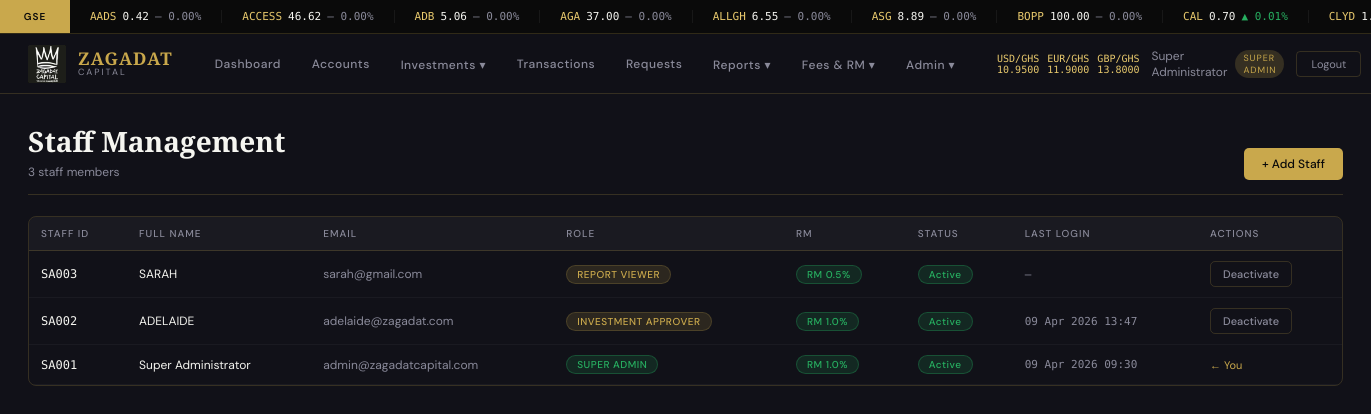
The page /admin/users (signed in) on the database as committed earlier.
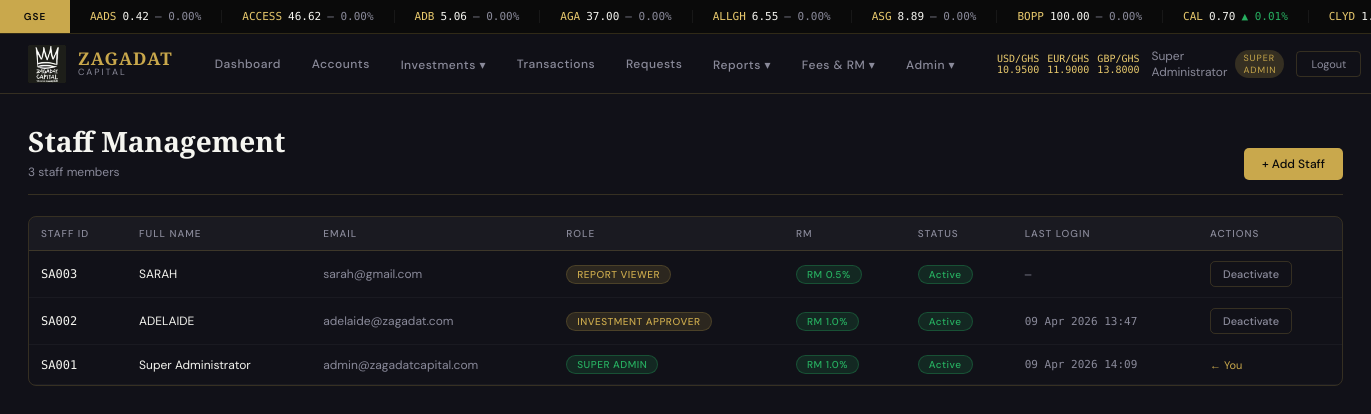
The same page on the database as committed later.
### models.py (models this page shows, shortened)
class AdminUser(UserMixin, db.Model):
    __tablename__ = 'admin_users'
    id            = db.Column(db.Integer, primary_key=True)
    staff_id      = db.Column(db.String(20), unique=True, nullable=False)
    full_name     = db.Column(db.String(120), nullable=False)
    email         = db.Column(db.String(120), unique=True, nullable=False)
    password_hash = db.Column(db.String(256), nullable=False)
    role          = db.Column(db.String(40), nullable=False, default='REPORT_VIEWER')
    is_active     = db.Column(db.Boolean, default=True)
    created_at    = db.Column(db.DateTime, default=datetime.utcnow)
    created_by    = db.Column(db.Integer, nullable=True)
    last_login    = db.Column(db.DateTime, nullable=True)
    is_rm         = db.Column(db.Boolean, default=False)
    rm_commission_rate = db.Column(db.Float, default=1.0)
    def has_permission(self, p):
        return ADMIN_ROLES.get(self.role, {}).get('level', 0) >= PERMISSION_MAP.get(p, 100)
    @property
    def is_super_admin(self): return self.role == 'SUPER_ADMIN'

### routes/admin.py (the view)
@admin_bp.route('/users')
@permission_required('manage_all')
def admin_users():
    users = AdminUser.query.order_by(AdminUser.created_at.desc()).all()
    return render_template('admin/admin_users.html', users=users, roles=ADMIN_ROLES)

### models.py (called while the page is built)
@login_manager.user_loader
def load_user(user_id):
    uid = str(user_id)
    if uid.startswith('admin_'):
        return AdminUser.query.get(int(uid.split('_')[1]))
    return ClientUser.query.get(int(uid))

### routes/admin.py (called while the page is built)
def permission_required(permission):
    def decorator(f):
        from functools import wraps
        @wraps(f)
        def decorated(*args, **kwargs):
            if not current_user.is_authenticated or session.get('user_type') != 'admin':
                return redirect(url_for('auth.login'))
            if not current_user.has_permission(permission):
                flash('Insufficient permissions.', 'error')
                return redirect(url_for('admin.dashboard'))
            return f(*args, **kwargs)
        return decorated
    return decorator

### templates/admin/admin_users.html (shortened to what this page needs)
{% extends 'base.html' %}
{% block content %}
<div class="page-content">
  <div class="page-header">
    <div><h1>Staff Management</h1><p>{{ users|length }} staff members</p></div>
    <a href="{{ url_for('admin.new_admin_user') }}" class="btn btn-primary">+ Add Staff</a>
  </div>
  <div class="table-wrap">
    <table class="data-table">
      <thead>
        <tr><th>Staff ID</th><th>Full Name</th><th>Email</th><th>Role</th><th>RM</th><th>Status</th><th>Last Login</th><th>Actions</th></tr>
      </thead>
      <tbody>
        {% for u in users %}
        <tr>
          <td class="mono text-gold">{{ u.staff_id }}</td>
          <td>{{ u.full_name }}</td>
          <td style="color:var(--grey);">{{ u.email }}</td>
          <td><span class="badge badge-{{ 'approved' if u.role=='SUPER_ADMIN' else 'pending' }}">{{ u.role.replace('_',' ') }}</span></td>
          <td>
            {% if u.is_rm %}<span class="badge badge-approved">RM {{ "{:.1f}".format(u.rm_commission_rate) }}%</span>
            {% else %}<span style="color:var(--grey);font-size:11px;">—</span>{% endif %}
          </td>
          <td><span class="badge badge-{{ 'approved' if u.is_active else 'rejected' }}">{{ 'Active' if u.is_active else 'Inactive' }}</span></td>
          <td class="mono" style="color:var(--grey);font-size:11px;">{{ u.last_login.strftime('%d %b %Y %H:%M') if u.last_login else '—' }}</td>
          <td>
            {% if u.id == current_user.id %}
              <span style="font-size:11px;color:var(--gold);">← You</span>
            {% elif current_user.is_super_admin %}
              <form method="POST" action="{{ url_for('admin.toggle_admin_user', user_id=u.id) }}" style="display:inline;"
                    onsubmit="return confirm('{{ 'Deactivate' if u.is_active else 'Activate' }} {{ u.full_name }}?')">
                <button class="btn btn-{{ 'secondary' if u.is_active else 'primary' }} btn-sm">
                  {{ 'Deactivate' if u.is_active else 'Activate' }}
                </button>
              </form>
            {% else %}
              <span style="font-size:11px;color:var(--grey);">Super Admin only</span>
            {% endif %}
          </td>
        </tr>
        {% endfor %}
      </tbody>
    </table>
  </div>
</div>
{% endblock %}

### templates/base.html (shortened to what this page needs)
<!DOCTYPE html>
<html lang="en">
<head>
</head>
<body>
{% if current_user.is_authenticated %}
<div id="ticker-bar">
  <div class="ticker-label" id="ticker-exchange-label">GSE</div>
  <div class="ticker-track">
    <div class="ticker-inner" id="ticker-inner">
    </div>
  </div>
</div>
<nav class="topnav">
  <a href="{% if session.get('user_type') == 'admin' %}{{ url_for('admin.dashboard') }}{% else %}{{ url_for('user.dashboard') }}{% endif %}" class="nav-brand">
    <img src="{{ url_for('static', filename='img/logo.png') }}" alt="Zagadat">
    <div class="brand-text">
      <span class="brand-name">ZAGADAT</span>
      <span class="brand-sub">Capital</span>
    </div>
  </a>
  {% if session.get('user_type') == 'admin' %}
  <div class="nav-links">
    <a href="{{ url_for('admin.dashboard') }}" {% if request.endpoint == 'admin.dashboard' %}class="active"{% endif %}>Dashboard</a>
    <a href="{{ url_for('admin.accounts') }}" {% if 'account' in request.endpoint %}class="active"{% endif %}>Accounts</a>
    <div class="dropdown">
      <a href="{{ url_for('admin.investments') }}">Investments ▾</a>
    </div>
    <a href="{{ url_for('admin.transactions') }}">Transactions</a>
    <a href="{{ url_for('admin.client_requests') }}">Requests</a>
    <div class="dropdown">
      <a href="{{ url_for('reports.menu') }}">Reports ▾</a>
    </div>
    {% if current_user.has_permission('approve_account') %}
    <div class="dropdown">
      <a href="{{ url_for('admin.fees') }}">Fees & RM ▾</a>
    </div>
    {% endif %}
    {% if current_user.has_permission('manage_all') %}
    <div class="dropdown">
      <a href="{{ url_for('admin.admin_users') }}">Admin ▾</a>
    </div>
    {% endif %}
  </div>
  <div class="nav-right">
    <div class="fx-pill" id="fx-display">
      <span>USD/GHS <span id="fx-usd">—</span></span>
      <span>EUR/GHS <span id="fx-eur">—</span></span>
      <span>GBP/GHS <span id="fx-gbp">—</span></span>
    </div>
    <div class="nav-user">
      <span>{{ current_user.full_name }}</span>
      <span class="role-badge">{{ current_user.role.replace('_',' ') }}</span>
    </div>
    <a href="{{ url_for('auth.logout') }}" class="btn-logout">Logout</a>
  </div>
  {% endif %}
</nav>
{% endif %}
{% block content %}{% endblock %}
</body>
</html>

Rows that differ between the two databases and show on the page:
changed AdminUser "SA001": last_login "09 Apr 2026 09:30" → "09 Apr 2026 14:09"
